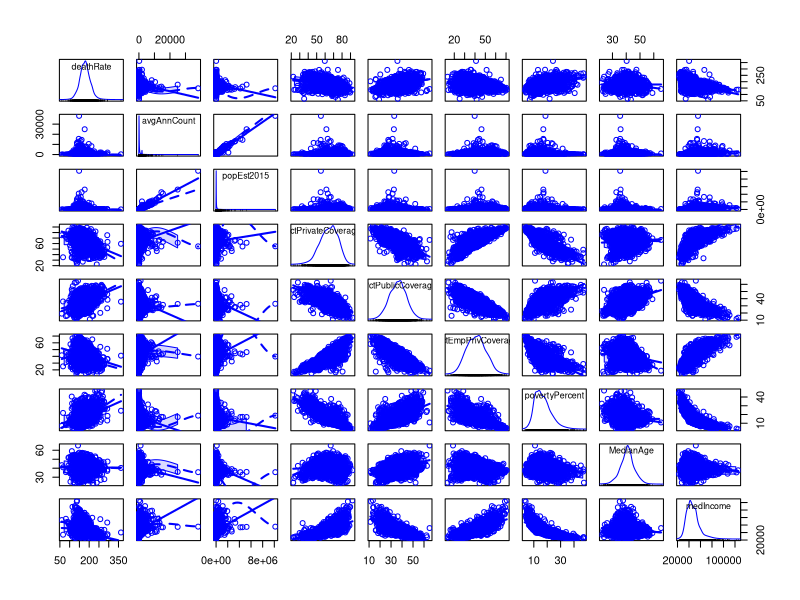
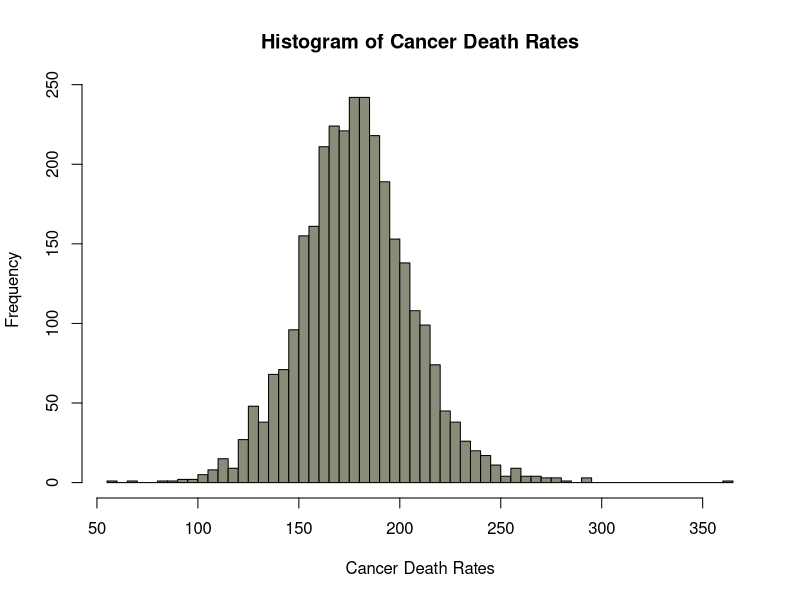
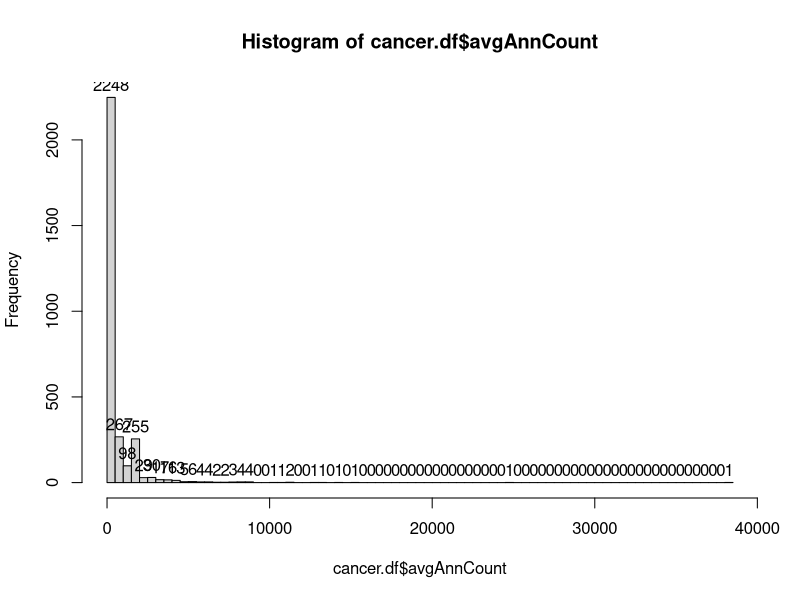

Write the R code that produced these figures, in order.
##################################################################
#Program Name: Duda_Analysis.R
#Analyst:      Eduarda Espindola
#
##################################################################

##################################################################
# Introduction
#
# We have the following research question:
#
# Given the data on cancer incidences for several counties, how is 
# the health insurance coverage related to cancer mortatility
# rates?
#
# First of all, we have to load our data:
cancer.df <- read.csv("cancer.csv")
#
# Now let us have a peek on this data:
head(cancer.df,10)
#
# We need to see if our data makes sense. Using the summary function will help us
# do some sanity checks in our data:
summary(cancer.df)
#
# We can already point out some inconsistencies just by checking the summary for
# the variables. The maximum median age per county seems to be 624 years old, 
# which is certainly a mistake: most likely a wrong placement of the dot
# separating the decimals. Besides that, we notice that we have a lot of NA's
# regarding PctSomeCol18_24 (2285 of 3047 observations). Given that, we are going
# to proceed with our analysis, excluding the datapoints where MedianAge is
# above 100 years old and we are not using the variables X (just an index for 
# each datapoint) and PctSomeCol18_24, due to its large incidence of NA's.
#
# We can now filter out the rows where we have a MedianAge above 100:
cancer.df<-subset(cancer.df, MedianAge<=100)
cancer.df$X<-NULL
cancer.df$PctSomeCol18_24<-NULL
#
# Now we must analyze some key variables. We have chosen to focus on these:
#  Variable Name  |  Description 
# --------- | ---------------
#  deathRate | Our output variable
#  avgAnnCount | 2009-2013 mean incidences per county
#  popEst2015 | Estimated population by county 2015
#  PctPrivateCoverage | Percentage of the population with private insurance coverage
#  PctPublicCoverage | Percentage of the population with public insurance coverage
#  PctEmpPrivCoverage | Percentage of the population with private insurance coverage through employment
#  povertyPercent | Percent of population below poverty line
#  MedianAge | Median population age
#  medIncome | Median Income
#
# In order to display a nice scatterplot matrix for our chosen key variables, we
# will use the car library:
library(car)
scatterplotMatrix(~ deathRate + avgAnnCount + popEst2015 + PctPrivateCoverage + PctPublicCoverage + PctEmpPrivCoverage + povertyPercent + MedianAge + medIncome, data = cancer.df)
#
# Now we have displayed our chosen key variables, how they relate to each other
# (no transformation applied). We will now dig deeper into the variables we are
# mainly going to use to answer our research question. Those will be our primary
# key variables:
#
#  deathRate | Our output variable
#  avgAnnCount | 2009-2013 mean incidences per county
#  PctPrivateCoverage | Percentage of the population with private insurance coverage
#  PctPublicCoverage | Percentage of the population with public insurance coverage
#  PctEmpPrivCoverage | Percentage of the population with private insurance coverage through employment
#
# The Death Rate is going to be our outcome variable, (we want to see how health
# insurance coverage realtes to it). So let us start by digging deeper into it:
summary(cancer.df$deathRate)
# The whole range seems to be useful and with meaningful information, since it is
# ranging from 59.7 and 362.8 deaths per 100k people.
# 
# Our next step now is to take a look at a histogram, to check how it is 
# distributed:
hist(cancer.df$deathRate,breaks = 50, main = "Histogram of Cancer Death Rates", xlab= "Cancer Death Rates", ylab = "Frequency", col = "lightyellow4")
# The distribution is quite close to normal, but we should now dig deeper into
# the outliers (below 90 and above 300):
#
# Below 90:
cancer.df[cancer.df$deathRate < 90,]
#
# Observation #1942 catches the eye, because it has a much higher poverty percentage
# than the other 3 lower outliers, and also because we have seen in the scatterplot
# matrix that poverty is positively correlated to death rates. However, this might
# be due to the very low number of incidences: less people with cancer naturally 
# leads to a smaller percentage of deaths caused by cancer.
#
# Above 90:
cancer.df[cancer.df$deathRate > 300,]
# There is only one record for the maximum value, and the other variables in this
# observation does not seem to stand out in any other way.
#
# Now we will analyze another primary key variable: the mean number of cancer 
# incidences per county between 2009 and 2013:
summary(cancer.df$avgAnnCount)
# The maximum value catchwa our attention, mainly because it is in much higher
# order of magnitude. Let's check the histogram for more enlightment:
hist(cancer.df$avgAnnCount, breaks=100, , labels=TRUE)
